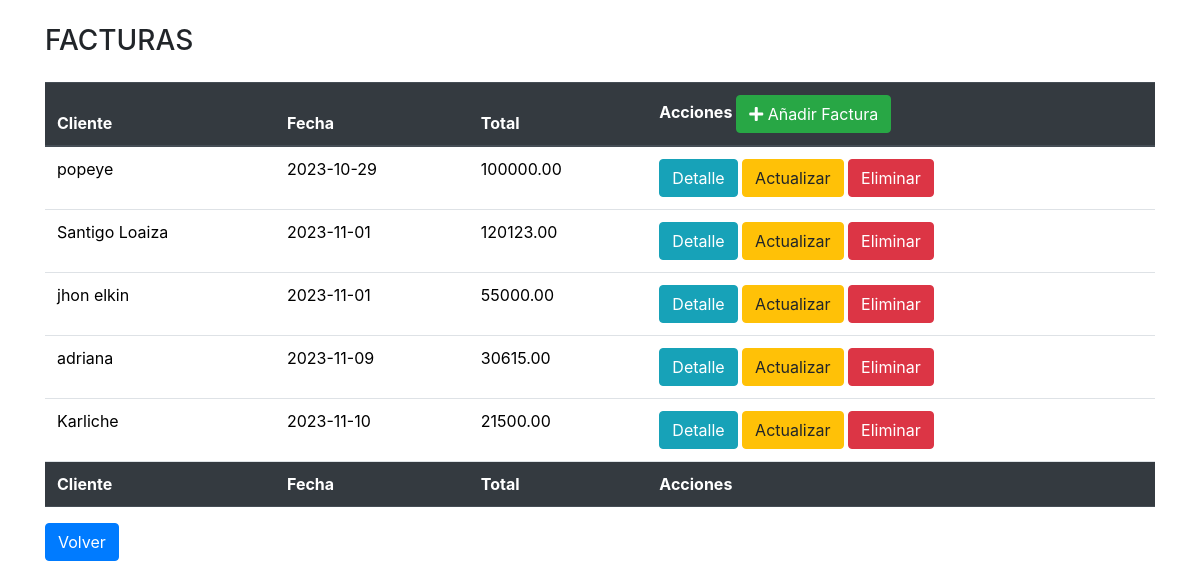
The app's page /factura/factura.php with its own data.
### tables this page shows
CREATE TABLE `factura` (
  `id_factura` int(11) NOT NULL,
  `id_cliente` int(11) DEFAULT NULL,
  `fecha` date NOT NULL,
  `total` decimal(10,2) NOT NULL
);

CREATE TABLE `cliente` (
  `id_cliente` int(11) NOT NULL,
  `nombre` varchar(255) NOT NULL,
  `direccion` varchar(255) DEFAULT NULL,
  `telefono` varchar(20) DEFAULT NULL
);

### factura/factura.php (the view, shortened to what this page needs)
<?php
include ('../bd/conexion.php');
include('../scripts/head.php');
$query = "SELECT factura.id_factura, cliente.nombre, factura.fecha, factura.total FROM factura INNER JOIN cliente ON factura.id_cliente = cliente.id_cliente";
$resultado = $conexion->query($query);
?>
<!DOCTYPE html>
<html lang="es">
<head>
</head>
<body>
    <div class="container mt-4">
        <h3 class="mb-4">FACTURAS</h3>
        <table class="table">
            <thead class="thead-dark">
                <tr>
                    <th>Cliente</th>
                    <th>Fecha</th>
                    <th>Total</th>
                    <th>Acciones <a href='crear_factura.php' class='btn btn-success'>
                        <i class="fas fa-plus"></i> Añadir Factura
                    </a></th>
                </tr>
            </thead>
            <tfoot class="thead-dark">
                <tr>
                    <th>Cliente</th>
                    <th>Fecha</th>
                    <th>Total</th>
                    <th>Acciones</th>
                </tr>
            </tfoot>
            <tbody>
                <?php
                while ($fila = $resultado->fetch_assoc()) {
                    echo "<tr>";
                    echo "<td>" . $fila["nombre"] . "</td>";
                    echo "<td>" . $fila["fecha"] . "</td>";
                    echo "<td>" . $fila["total"] . "</td>";
                    echo "<td>
                            <a class='btn btn-info' href='detalle_factura.php?id=" . $fila["id_factura"] . "'>Detalle</a>
                            <a class='btn btn-warning' href='actualizar_factura.php?id=" . $fila["id_factura"] . "'>Actualizar</a>
                            <a class='btn btn-danger' href='op_eliminar_factura.php?id=" . $fila["id_factura"] . "'>Eliminar</a>
                        </td>";
                    echo "</tr>";
                }
                ?>
            </tbody>
        </table>
        <a class="btn btn-primary" href="index.php">Volver</a>
    </div>
</body>
</html>

### scripts/head.php (shortened to what this page needs)
<link href="https://cdn.jsdelivr.net/npm/bootstrap@5.3.2/dist/css/bootstrap.min.css" rel="stylesheet">
<link rel="stylesheet" href="https://stackpath.bootstrapcdn.com/bootstrap/4.5.2/css/bootstrap.min.css">
<link rel="stylesheet" href="https://cdnjs.cloudflare.com/ajax/libs/font-awesome/5.15.3/css/all.min.css">

### records on screen
factura: id_cliente.nombre "popeye", fecha "2023-10-29", total "100000.00"
factura: id_cliente.nombre "Santigo Loaiza", fecha "2023-11-01", total "120123.00"
factura: id_cliente.nombre "jhon elkin", fecha "2023-11-01", total "55000.00"
factura: id_cliente.nombre "adriana", fecha "2023-11-09", total "30615.00"
factura: id_cliente.nombre "Karliche", fecha "2023-11-10", total "21500.00"
